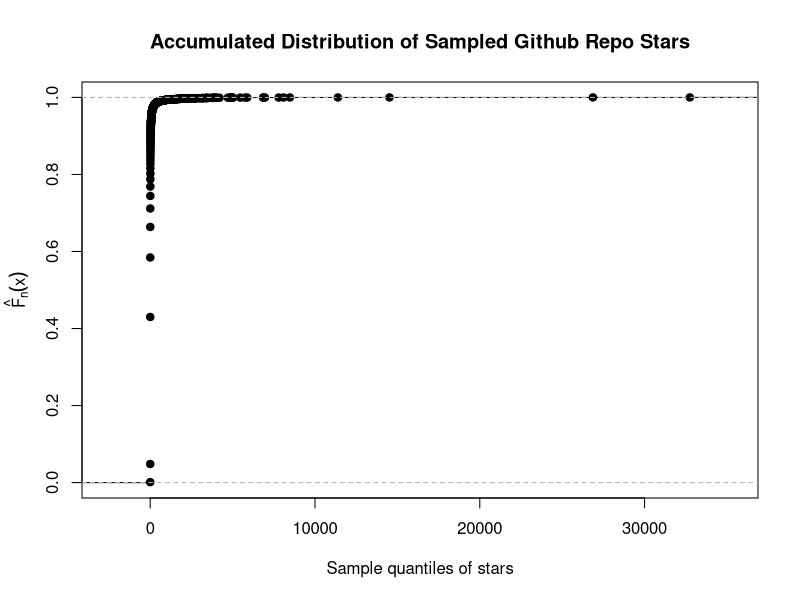
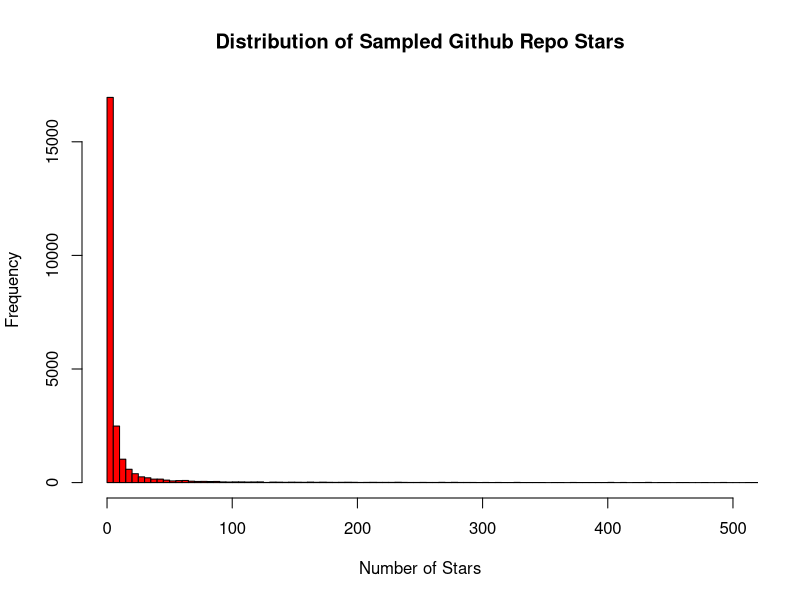
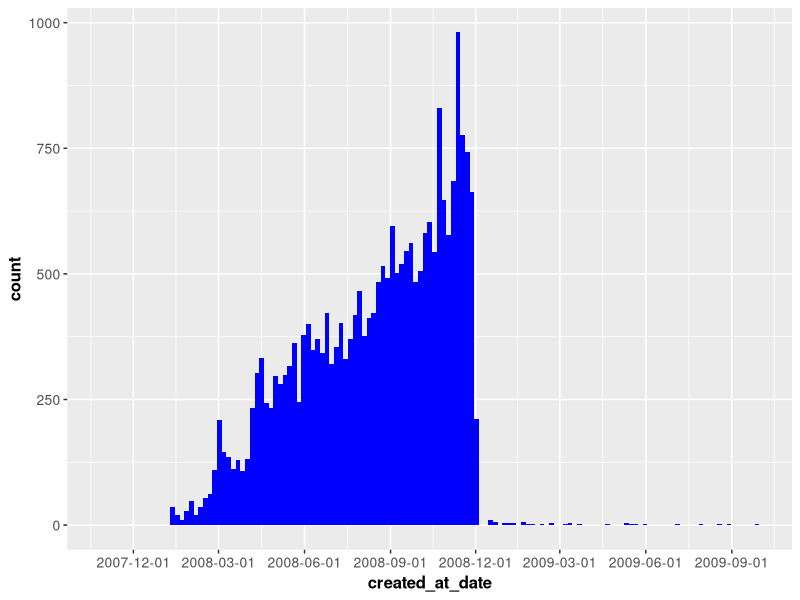
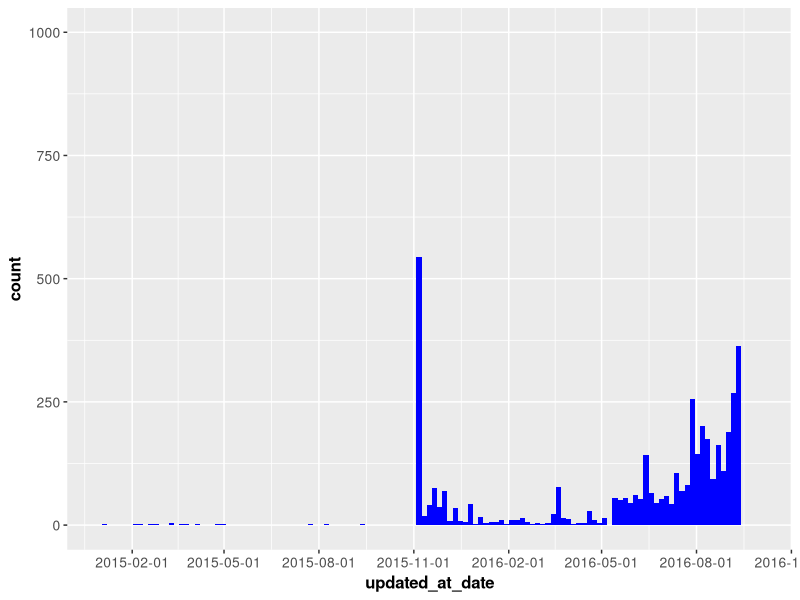
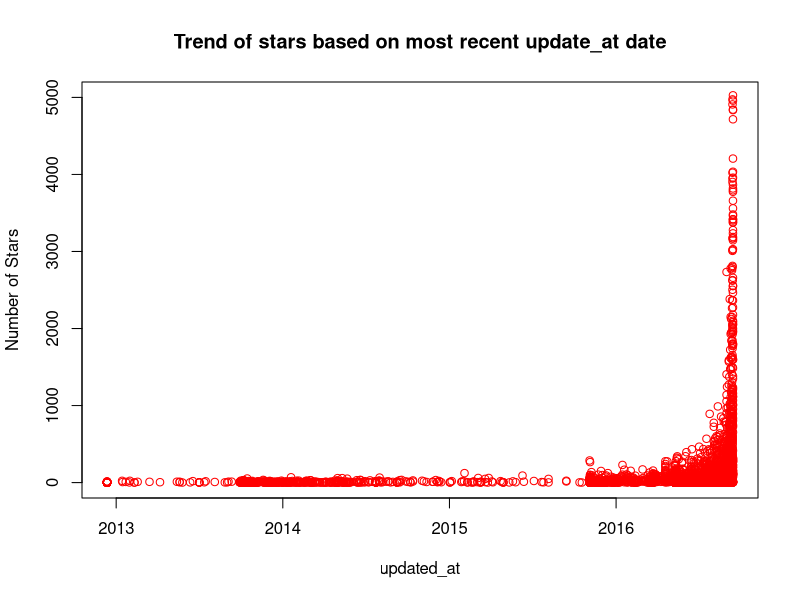

Write R code to recreate these figures, in order.
library(scales)
library(ggplot2)

setwd('/home/matthew/Documents/Github/github_pred')
data = read.csv('data/repositories.csv', header=TRUE)
names(data) <- c('id','repo','stars','created_at','updated_at')
data$created_at <- as.character(data$created_at)
data$updated_at <- as.character(data$updated_at)
head(data)
str(data)


# GRAPH 1
# ECDF of repo stars
data.stars.ecdf <- ecdf(data$stars)
plot(data.stars.ecdf, xlab = 'Sample quantiles of stars', ylab = '', main = 'Accumulated Distribution of Sampled Github Repo Stars')
mtext(text = expression(hat(F)[n](x)), side = 2, line = 2.5)
dev.off()

# GRAPH 2
# histrogram of stars
summary(data$stars)
hist(data$stars, xlim=c(0,500),breaks = 10000, col='red', xlab="Number of Stars", main="Distribution of Sampled Github Repo Stars")


# transform of dates variables
data$created_at_date <- as.Date(substr(data$created_at, 0, 10))
data$updated_at_date <- as.Date(substr(data$updated_at, 0, 10))

# GRAPH 3-1
ggplot(data, aes(x=created_at_date)) + 
  stat_bin(binwidth=5, position="identity", fill="blue") + 
  scale_x_date(breaks=date_breaks(width="3 months")) +
  theme(axis.text=element_text(size=10),
        axis.title=element_text(size=12,face="bold"))

# GRAPH 3-2
min_date = as.Date('2015-01-01')
max_date = as.Date('2016-10-01')
ggplot(data, aes(x=updated_at_date)) + 
  stat_bin(binwidth=5, position="identity", fill="blue") + 
  scale_x_date(breaks=date_breaks(width="3 months"), limits=c(min_date,max_date)) + 
  scale_y_continuous(limits=c(0,1000)) +
  theme(axis.text=element_text(size=10),
        axis.title=element_text(size=12,face="bold"))

# GRAPH 4
# scatter plot of stars vs created_at
# plot(data$created_at_date, data$stars)
plot(data$updated_at_date, data$stars, xlab="updated_at", ylab="Number of Stars", 
     main="Trend of stars based on most recent update_at date", ylim = c(0,5000), col="red")



